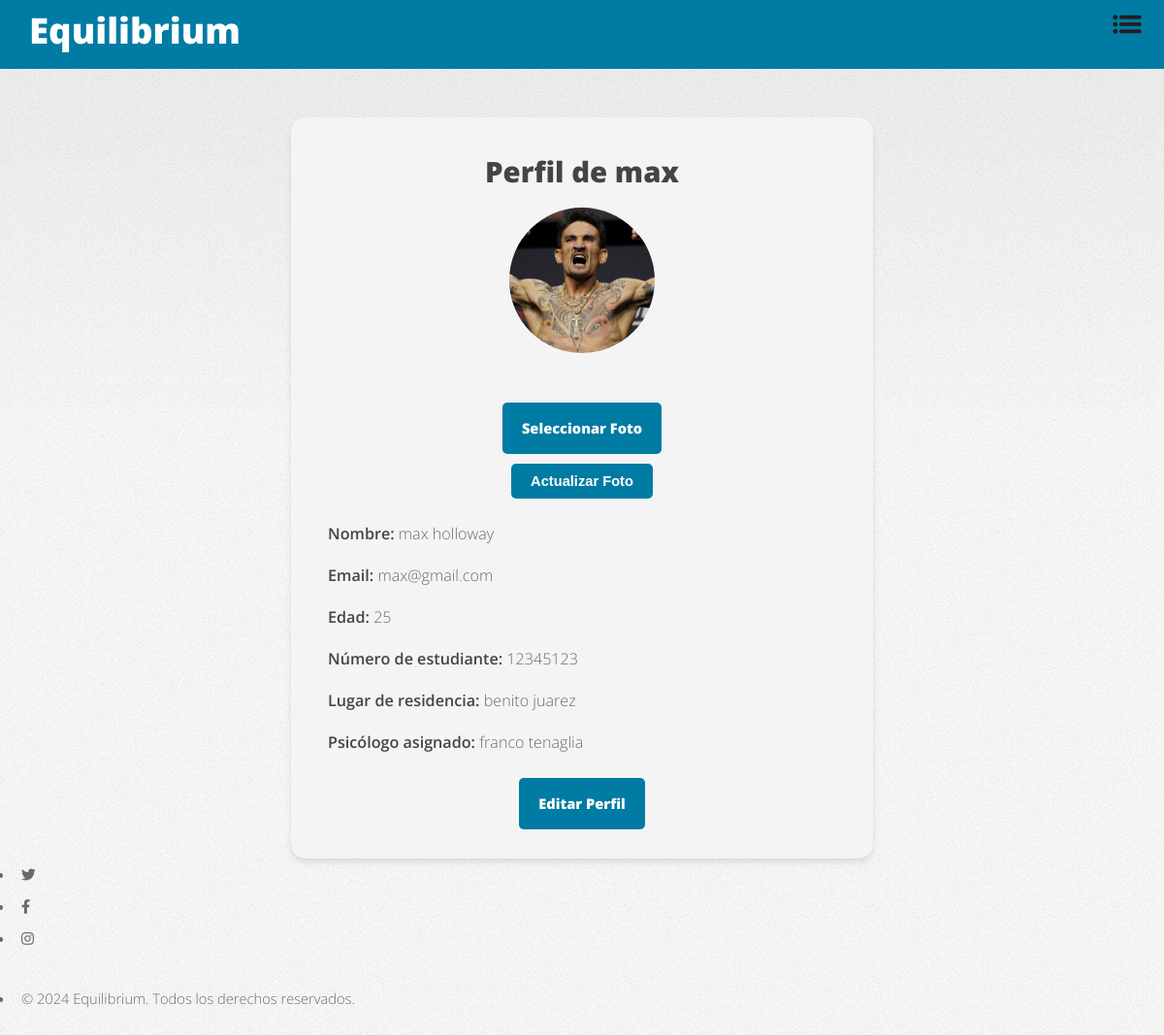
The app's page /profile/3/ (signed in) with its own data.
### main/models.py (models this page shows, shortened)
class Student(models.Model):
    user = models.OneToOneField(User, on_delete=models.CASCADE, related_name='student_profile')
    name = models.CharField(max_length=100)
    age = models.IntegerField()
    email = models.EmailField(unique=True)
    student_number = models.CharField(max_length=20, unique=True)
    location = models.CharField(max_length=100)
    profile_photo = models.ImageField(upload_to='profile_photos/', null=True, blank=True)
    psychologist = models.ForeignKey(
        Psychologist,
        on_delete=models.SET_NULL,
        null=True,
        blank=True,
        related_name='assigned_students'
    )

class Psychologist(models.Model):
    user = models.OneToOneField(User, on_delete=models.CASCADE, related_name='psychologist_profile')
    name = models.CharField(max_length=100)
    age = models.IntegerField()
    email = models.EmailField(unique=True)
    specialty = models.CharField(max_length=100)
    phone_number = models.CharField(max_length=15)
    profile_photo = models.ImageField(upload_to='profile_photos/', null=True, blank=True)
    cover_photo = models.ImageField(upload_to='cover_photos/', null=True, blank=True)

### main/views.py (the view)
# urls.py: path('profile/', views.profile, name='profile'),
@login_required
def profile(request, user_id=None):
    user = get_object_or_404(User, id=user_id) if user_id else request.user
    profile_data = (
        user.student_profile if hasattr(user, 'student_profile') else
        user.psychologist_profile if hasattr(user, 'psychologist_profile') else
        None
    )
    if not profile_data:  # Si no hay perfil asociado, redirigir al inicio
        messages.error(request, "Perfil no encontrado.")
        return redirect('home')
    if request.method == 'POST':
        profile_form = ProfilePhotoForm(request.POST, request.FILES, instance=profile_data)
        if profile_form.is_valid():
            profile_form.save()
            messages.success(request, 'Foto de perfil actualizada correctamente.')
            return redirect('profile', user_id=user.id)
        else:
            messages.error(request, 'Ocurrió un error al actualizar la foto.')
    else:
        profile_form = ProfilePhotoForm(instance=profile_data)
    return render(request, 'profile.html', {
        'profile_data': profile_data,
        'profile_form': profile_form,
        'is_student': hasattr(user, 'student_profile'),
    })

### main/templates/profile.html (shortened to what this page needs)
<!DOCTYPE html>
<html lang="es">
<head>
    {% load static %}
    <link rel="stylesheet" href="{% static 'css/fontawesome-all.min.css' %}">
    <link rel="stylesheet" href="{% static 'css/main.css' %}">
</head>
<body class="is-preload">
    <div id="page-wrapper">
        <div class="blue-bar">
            <h1 id="logo"><a href="{% url 'home' %}">Equilibrium</a></h1>
            <nav id="nav">
                <ul>
                    <li class="dropdown">
                        <a href="javascript:void(0)" class="dropbtn">
                            <img src="{% static 'img/menu-icon.png' %}" alt="Menú" class="menu-icon">
                        </a>
                    </li>
                </ul>
            </nav>
        </div>
        <section id="main" class="container">
            <div class="profile-container">
                <h1>Perfil de {{ profile_data.user.username }}</h1>
                {% if profile_data.profile_photo %}
                    <img src="{{ profile_data.profile_photo.url }}" alt="Foto de perfil" class="profile-photo">
                {% else %}
                    <img src="{% static 'img/default-profile.png' %}" alt="Foto de perfil" class="profile-photo">
                {% endif %}
                <form method="POST" enctype="multipart/form-data">
                    <div class="custom-file-input">
                        <label for="id_profile_photo" class="custom-file-label">Seleccionar Foto</label>
                    </div>
                    <button type="submit" class="button">Actualizar Foto</button>
                </form>
                <ul>
                    <li><strong>Nombre:</strong> {{ profile_data.name }}</li>
                    <li><strong>Email:</strong> {{ profile_data.user.email }}</li>
                    <li><strong>Edad:</strong> {{ profile_data.age }}</li>
                    {% if is_student %}
                        <li><strong>Número de estudiante:</strong> {{ profile_data.student_number }}</li>
                        <li><strong>Lugar de residencia:</strong> {{ profile_data.location }}</li>
                        <li><strong>Psicólogo asignado:</strong>
                            {% if profile_data.psychologist %}
                                {{ profile_data.psychologist.name }}
                            {% else %}
                                No asignado
                            {% endif %}
                        </li>
                    {% else %}
                        <li><strong>Especialidad:</strong> {{ profile_data.specialty }}</li>
                        <li><strong>Teléfono:</strong> {{ profile_data.phone_number }}</li>
                    {% endif %}
                </ul>
                <a href="{% url 'edit_profile' %}" class="button">Editar Perfil</a>
            </div>
        </section>
        <footer id="footer">
            <ul class="icons">
                <li><a href="#" class="icon brands fa-twitter"><span class="label">Twitter</span></a></li>
                <li><a href="#" class="icon brands fa-facebook-f"><span class="label">Facebook</span></a></li>
                <li><a href="#" class="icon brands fa-instagram"><span class="label">Instagram</span></a></li>
            </ul>
            <ul class="copyright">
                <li>&copy; 2024 Equilibrium. Todos los derechos reservados.</li>
            </ul>
        </footer>
    </div>
</body>
</html>

### main/templates/profile.html (style rules this page uses)
.blue-bar { background-color: #007ba3; display: flex; justify-content: space-between; align-items: center; padding: 15px 30px; }
#logo a { font-size: 2.5em; color: white; text-decoration: none; }
.menu-icon { width: 50px; height: auto; margin-left: 20px; }
.profile-container { max-width: 600px; margin: 50px auto; text-align: center; background: #f4f4f4; padding: 30px; border-radius: 15px; box-shadow: 0 4px 6px rgba(0, 0, 0, 0.1); }
.profile-photo { border-radius: 50%; width: 150px; height: 150px; object-fit: cover; margin-bottom: 20px; }
.profile-container h1 { font-size: 2em; margin: 10px 0 20px; }
.profile-container ul { list-style: none; padding: 0; margin: 20px 0; text-align: left; }
.profile-container ul li { font-size: 1.1em; margin: 10px 0; }
.profile-container form { margin: 20px 0; }
.button { background-color: #007ba3; color: white; padding: 10px 20px; border: none; border-radius: 5px; font-size: 1em; cursor: pointer; text-decoration: none; }
.custom-file-label { padding: 10px 20px; background-color: #007ba3; color: white; border-radius: 5px; font-size: 1em; cursor: pointer; display: inline-block; text-align: center; text-decoration: none; margin-bottom: 10px; }

### records on screen
Student: user.username "max", profile_photo (picture), name "max holloway", user.email "max@gmail.com", age "25", student_number "12345123", location "benito juarez", psychologist.name "franco tenaglia"
